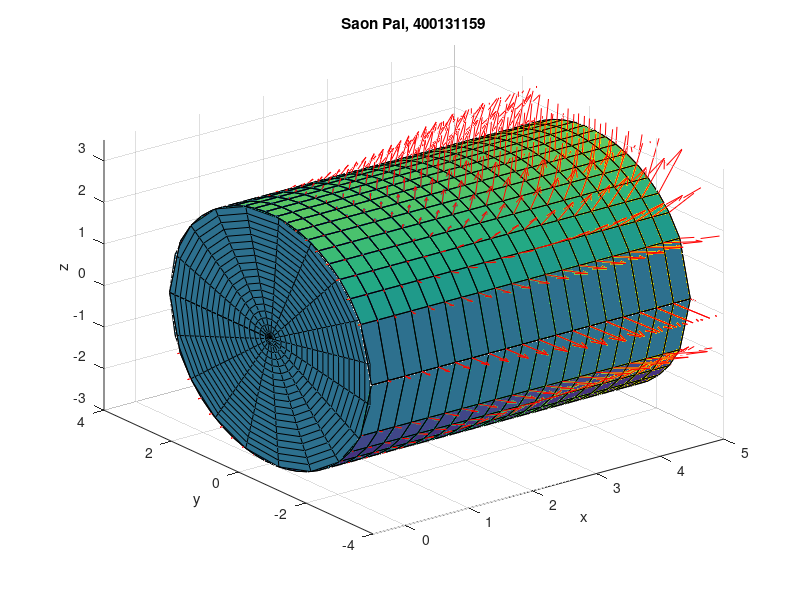

The MATLAB source for this figure:
x=linspace(0,5,20);
y=linspace(-3,3,20);
[x,y] = meshgrid(x,y);

z1 = sqrt(9-y.^2);
z2 = -sqrt(9-y.^2);

fx1 = (x + y.*z1);
fx2 = (x + y.*z2);
fy = (-3.*x.*y.^2);
fz1 = (x.^2.*z1.^2);
fz2 = (x.^2.*z2.^2);

hold on;
surf(x,y,z1,x);
surf(x,y,z2,x);
quiver3(x,y,z1,fx1,fy,fz1,6,'color','r');
quiver3(x,y,z2,fx2,fy,fz2,6,'color','r');

xN = linspace(0,5,20);
yN = linspace(-3,3,20);

[xN, yN] = meshgrid(xN, yN);
zN1 = sqrt(9-y.^2);
zN2 = -sqrt(9-y.^2);

surf(xN,yN,zN1);
surf(xN,yN,zN2);

rho=linspace(0,3,20);
theta=linspace(0,2*pi,20);
[rho, theta] = meshgrid(rho, theta);
surf((rho.*0),(rho.*cos(theta)),(rho.*sin(theta)),rho.*0);

xlim([-0.5,5]);
ylim([-4,4]);
zlim([-3,3.5]);
grid on;
view(3);
title('Saon Pal, 400131159');
xlabel('x'); ylabel('y'); zlabel('z');